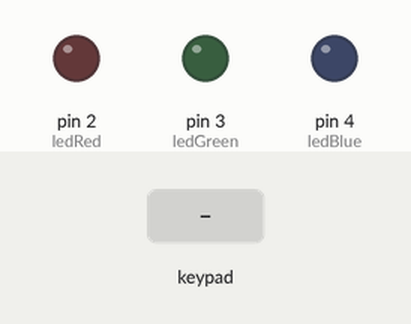
The sketch below on a simulated Arduino Uno, built with avr-gcc and run on an emulated ATmega328P. On the bench: output pins drawn as LEDs (lit = HIGH). Dashed ring = blinking. The inputs (shaded band) are chosen by the test bench.

Above: at 1.2 s.
1.3 s: keypad keys 1 2 3 4 pressed 0.4 s apart
At 1.43 s:
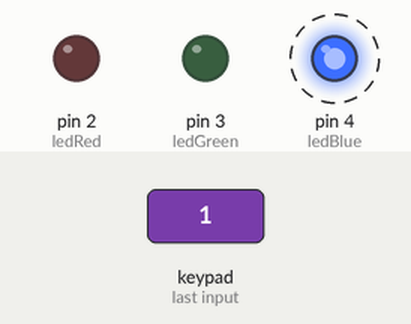
At 3.5 s:
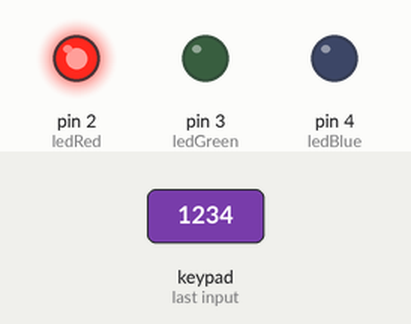
Timing chart, 0 to 5.3 s (numbered marks = the images above; inputs shaded):
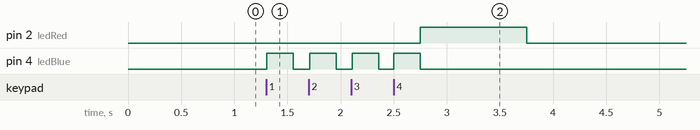

The sketch:

Practica2-6B.ino
```cpp
#include <Keypad.h>
#include <EEPROM.h>

#define passwordAddress 100

#define ledBlue 4
#define ledGreen 3
#define ledRed 2

const byte countRows = 3;
const byte countColumns = 3;

char keys[countRows][countColumns] = {
  { '1', '2', '3'},
  { '4', '5', '6'},
  { '7', '8', '9'}
};

byte rowsPins[] = {10, 9, 8};
byte columnsPins[] = {7, 6, 5};

Keypad keypad = Keypad(makeKeymap(keys), rowsPins, columnsPins, countRows, countColumns);

char key;
char code[5];
int currentposition = 0;
int invalidcount = 0;

char addPassword[5] = "1234";
char password[5];

void setup() {
     //ubicacion de la eeprom, valor a guardar
  //EEPROM.put(passwordAddress, addPassword);

  //ubicacion de la eeprom, se obtiene valor y se guarda en la variable password
  EEPROM.get(passwordAddress, password);


  Serial.begin(9600);

  pinMode(ledBlue, OUTPUT);
  pinMode(ledGreen, OUTPUT);
  pinMode(ledRed, OUTPUT);

  digitalWrite(ledBlue, LOW);
  digitalWrite(ledGreen, LOW);
  digitalWrite(ledRed, LOW);

}

void loop() {

  key = keypad.getKey();

  if (key) {

    code[currentposition] = key;
    currentposition++;

    digitalWrite(ledBlue, HIGH);
    delay(250);
    digitalWrite(ledBlue, LOW);

    if (currentposition == 4)
    {
      if (!strcmp(code, password))
      {
        digitalWrite(ledGreen, HIGH);
        delay(1000);
        digitalWrite(ledGreen, LOW);

        currentposition = 0;

      }
      else {

        digitalWrite(ledRed, HIGH);
        delay(1000);
        digitalWrite(ledRed, LOW);

        currentposition = 0;
        invalidcount++;

      }
    }

    if (invalidcount == 3) {

      delay(500);

      digitalWrite(ledGreen, HIGH);
      digitalWrite(ledRed, HIGH);
      delay(2000);

      digitalWrite(ledGreen, LOW);
      digitalWrite(ledRed, LOW);

      invalidcount = 0;
    }
  }

}
```

Measured:
- after the input at 1.3 s, pin 2 (ledRed): LOW → HIGH after 1.5 s, → LOW 1.0 s later; pin 4 (ledBlue): alternates HIGH for 0.25 s and LOW for 0.15 s, 8 changes in all, then stays LOW, starting at once
